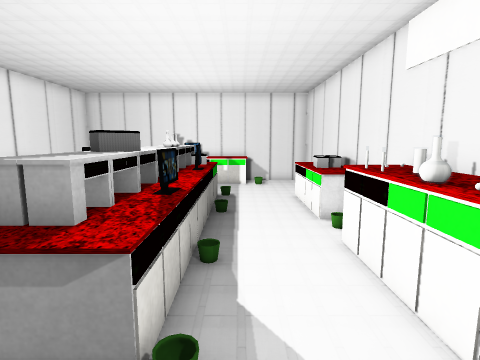
[1] (above)

15 first-person views from a walk through a 3-D level made in the Unity game engine. The camera is 1.4 m above the floor, tilts 8° down and sees 80° across. The floor is counted in squares, 0.5 m on a side. Each view is taken from the middle of a square. On the plan, view 1 faces up. The plan holds only what a view shows up to about 20 squares ahead; the rest is blank. The player is left out. Some surface patterns are stand-ins.

[2]
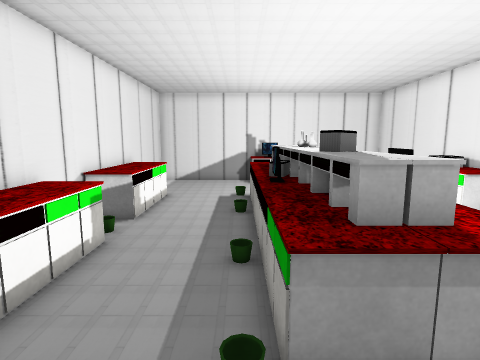

[3]
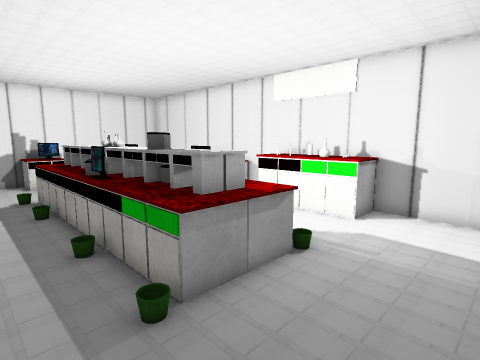

[4]
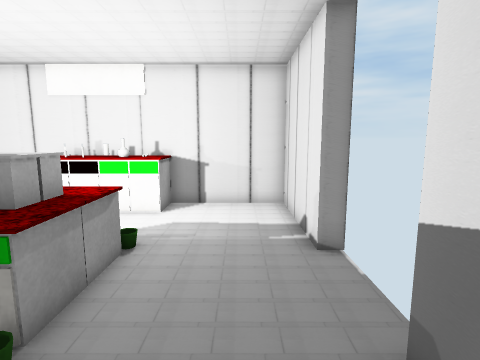

[5]
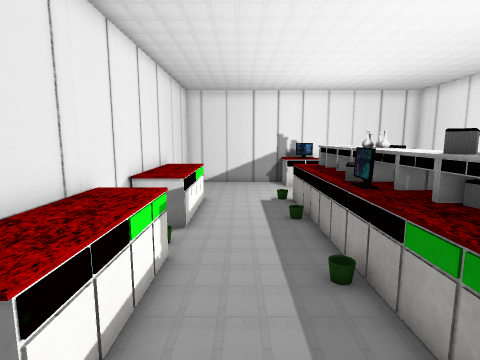

[6]
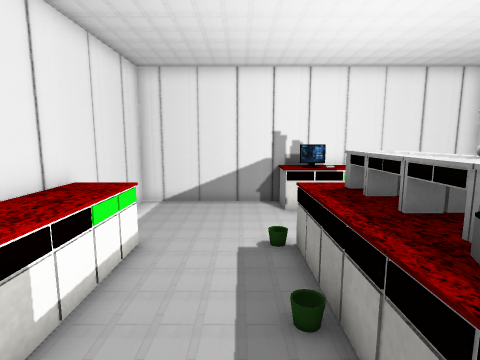

[7]
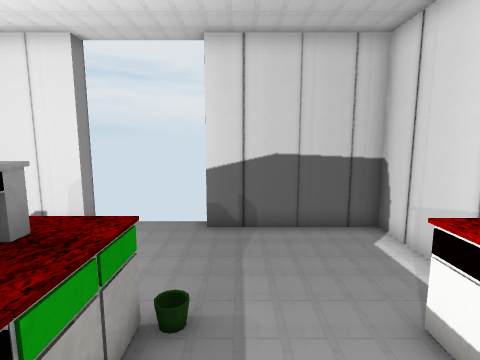

[8]
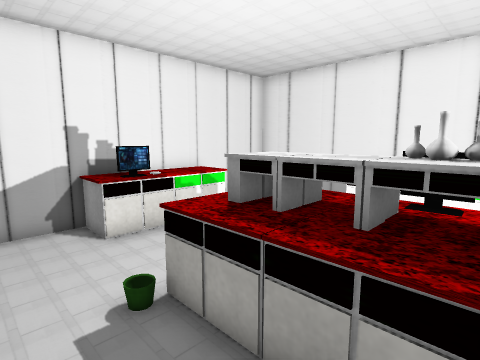

[9]
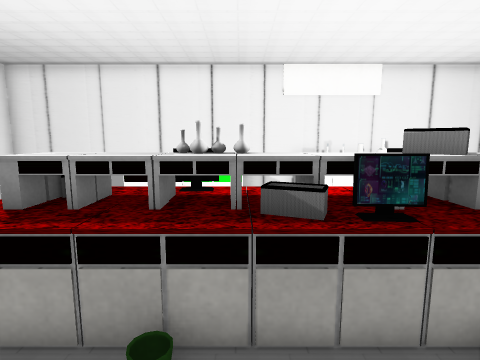

[10]
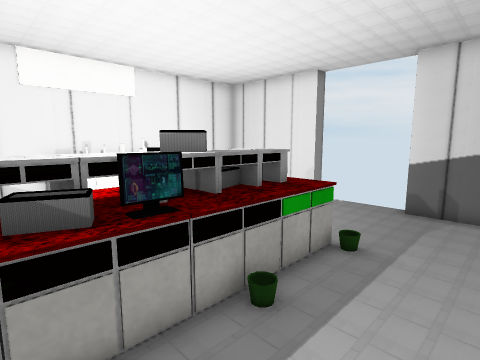

[11]
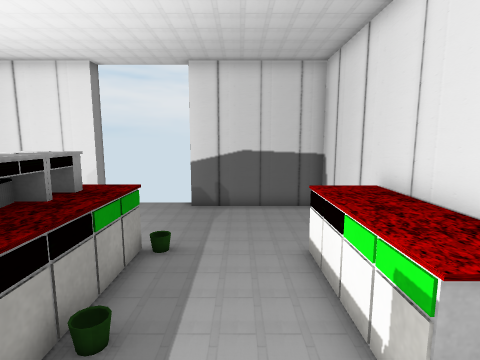

[12]
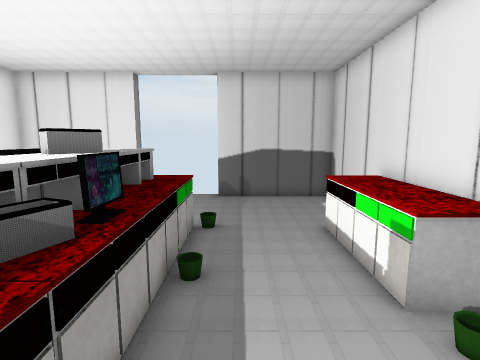

[13]
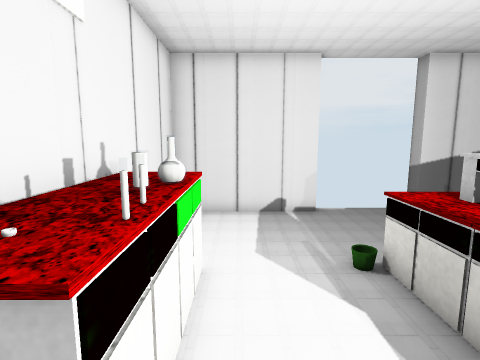

[14]
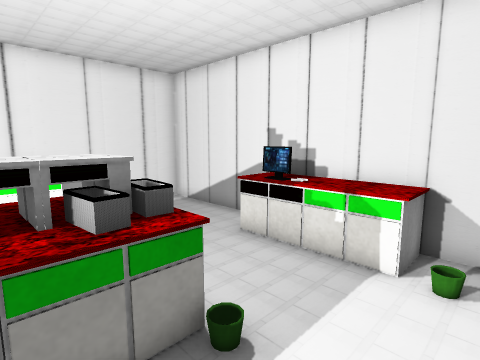

[15]
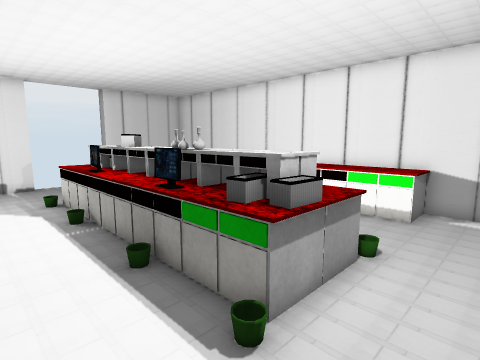

### Floor plan
Key: @ floor where view 1 was taken; # wall or solid block; . floor; ^ raised ledge; F flask.
Columns run from 11 left of view 1 to 5 right of it. Each row starts with its distance up from view 1.
 20  ######^^^^^####
 19  #.....^^^^^...#
 18  #.....^^^^^...#
 17  #.............#
 16 ##............. #
 15 ##............. #
 14 #^^....^^^^...^ #
 13 #^^....^^^^...^^#
 12 #^^....^^^^...^^#
 11 #^^....^^^^...^^#
 10 #^^....^^^^...^^#
  9 # .... ^^^^.....#
  8 #^.... #^^^....^#
  7 #^^...#^^^^...F^#
  6 #^^....^^^^...F^#
  5 #^^....^^^^...F^#
  4 #^^....^^^^...F^#
  3 #^^....^^^^...^^#
  2 # ............. #
  1 # ............. #
  0  #.........@...#
 -1  #.............#
 -2  ######...######
 -3       #   #

Where each view was taken, in squares from view 1:
view 1: 0 up, 0 right, facing up
view 2: 0 up, 5 left, facing up
view 3: 1 down, 7 left, facing up-right
view 4: 0 up, 8 left, facing right
view 5: 1 up, 7 left, facing up
view 6: 7 up, 6 left, facing up
view 7: 7 up, 6 left, facing down
view 8: 10 up, 7 left, facing up-right
view 9: 10 up, 8 left, facing right
view 10: 10 up, 8 left, facing down-right
view 11: 10 up, 7 left, facing down
view 12: 12 up, 6 left, facing down
view 13: 9 up, 2 right, facing down
view 14: 12 up, 2 right, facing up-left
view 15: 17 up, 2 right, facing down-left
